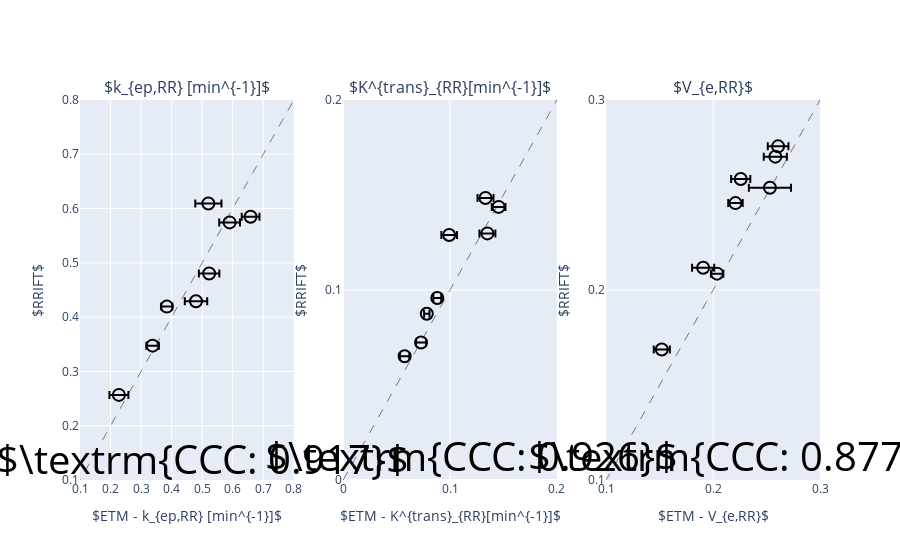

Notebook source saved alongside this figure:
### Markdown cell above
# Figure 8

### Code cell
fig = make_subplots(rows=1, cols=3, 
                    subplot_titles=(r'$k_{ep,RR} [min^{-1}]$', r'$K^{trans}_{RR}[min^{-1}]$', r'$V_{e,RR}$'))

line_colour = '#010101'

file = loadmat('fig8vars.mat')
xv1 = np.squeeze(np.asarray(np.reshape(file['xv1'], 8)))
yv1 = np.squeeze(np.asarray(np.reshape(file['yv1'], 8)))
xr1 = file['xr1']
yr1 = file['yr1']

xv2 = np.squeeze(np.asarray(np.reshape(file['xv2'], 8)))
yv2 = np.squeeze(np.asarray(np.reshape(file['yv2'], 8)))
xr2 = file['xr2']
yr2 = file['yr2']

xv3 = np.squeeze(np.asarray(np.reshape(file['xv3'], 8)))
yv3 = np.squeeze(np.asarray(np.reshape(file['yv3'], 8)))
xr3 = file['xr3']
yr3 = file['yr3']

x = cycle([xv1, xv2, xv3])
y = cycle([yv1, yv2, yv3])



# First subplot vars

y_negative1 = np.squeeze(np.asarray(np.reshape(yr1[:,0], 8)))
y_positive1 = np.squeeze(np.asarray(np.reshape(yr1[:,1], 8)))

x_negative1 = np.squeeze(np.asarray(np.reshape(xr1[:,0], 8)))
x_positive1 = np.squeeze(np.asarray(np.reshape(xr1[:,1], 8)))

# Second subplot vars

y_negative2 = np.squeeze(np.asarray(np.reshape(yr2[:,0], 8)))
y_positive2 = np.squeeze(np.asarray(np.reshape(yr2[:,1], 8)))

x_negative2 = np.squeeze(np.asarray(np.reshape(xr2[:,0], 8)))
x_positive2 = np.squeeze(np.asarray(np.reshape(xr2[:,1], 8)))

# Third subplot vars

y_negative3 = np.squeeze(np.asarray(np.reshape(yr3[:,0], 8)))
y_positive3 = np.squeeze(np.asarray(np.reshape(yr3[:,1], 8)))

x_negative3 = np.squeeze(np.asarray(np.reshape(xr3[:,0], 8)))
x_positive3 = np.squeeze(np.asarray(np.reshape(xr3[:,1], 8)))

x_positive_values = cycle([x_positive1, x_positive2, x_positive3])
x_negative_values = cycle([x_negative1, x_negative2, x_negative3])
y_positive_values = cycle([y_positive1, y_positive2, y_positive3])
y_negative_values = cycle([y_negative1, y_negative2, y_negative3])


for i in range (1, 4):
    fig.add_trace(go.Scatter(
        x=next(x),
        y=next(y),
        showlegend=False,
        hoverinfo='x+y',
        error_y=dict(
            type='data', # value of error bar given in data coordinates
            array=next(y_positive_values),
            arrayminus=next(y_negative_values),
            symmetric=False,
            visible=False,
            thickness=1),
        error_x=dict(
            type='data', # value of error bar given in data coordinates
            array=next(x_positive_values),
            arrayminus=next(x_negative_values),
            symmetric=False,
            visible=True,
            thickness=2),
        line_color=line_colour,
        mode='markers',
        marker_symbol='circle-open', marker_size=12, marker_line_width=2
    ),row=1, col=i)



# Adding the x=y dashed line on each of the three subplots

fig.append_trace(go.Scatter(x=[0,1], y=[0,1], showlegend=False, mode='lines', line={'dash': 'dash', 'color': '#000400', 'width': 0.5}), row=1, col=1)
fig.append_trace(go.Scatter(x=[0,1], y=[0,1], showlegend=False, mode='lines', line={'dash': 'dash', 'color': '#000400', 'width': 0.5}), row=1, col=2)
fig.append_trace(go.Scatter(x=[0,1], y=[0,1], showlegend=False, mode='lines', line={'dash': 'dash', 'color': '#000400', 'width': 0.5}), row=1, col=3)

# Adding the CCC text on each of the three subplots

fig.add_annotation(  
    x=0.5,
    y=0.14,
    text=r'$\textrm{CCC: 0.917}$', 
    showarrow=False, font=dict(size=40, color='black'), row=1, col=1)
fig.add_annotation(  
    x=0.12,
    y=0.013,
    text=r'$\textrm{CCC: 0.926}$',
    xref="paper", yref="paper", 
    showarrow=False, font=dict(size=40, color='black'), row=1, col=2)
fig.add_annotation(  
    x=0.22,
    y=0.113,
    text=r'$\textrm{CCC: 0.877}$',
    xref="paper", yref="paper", 
    showarrow=False, font=dict(size=40, color='black'), row=1, col=3)

    

fig.update_xaxes(title_text=r'$ETM - k_{ep,RR} [min^{-1}]$',
                 range=[0.1,0.8], 
                 tickvals=[0.1, 0.2, 0.3, 0.4, 0.5, 0.6, 0.7, 0.8],
                 row=1, col=1)
fig.update_xaxes(title_text=r'$ETM - K^{trans}_{RR}[min^{-1}]$',
                 range=[0, 0.2], 
                 tickvals=[0, 0.1, 0.2],
                 row=1, col=2)
fig.update_xaxes(title_text=r'$ETM - V_{e,RR}$',
                 range=[0.1, 0.3], 
                 tickvals=[0.1, 0.2, 0.3],
                 row=1, col=3)


fig.update_yaxes(title_text=r'$RRIFT$',
                 range=[0.1,0.8], 
                 tickvals=[0.1, 0.2, 0.3, 0.4, 0.5, 0.6, 0.7, 0.8],
                 row=1, col=1)
fig.update_yaxes(title_text=r'$RRIFT$',
                 range=[0, 0.2], 
                 tickvals=[0, 0.1, 0.2],
                 row=1, col=2)
fig.update_yaxes(title_text=r'$RRIFT$',
                 range=[0.1, 0.3], 
                 tickvals=[0.1, 0.2, 0.3],
                 row=1, col=3)


fig.show()

### Figure 1 — Plotly figure (JSON) as saved in the notebook; plotly's stock layout.template omitted (floating-point values rounded to 4 significant figures)
{"data": [{"error_x": {"array": [0.04295, 0.03668, 0.03107, 0.03402, 0.02908, 0.02056, 0.01824, 0.03354], "arrayminus": [0.04295, 0.03668, 0.03107, 0.03402, 0.02908, 0.02056, 0.01824, 0.03354], "symmetric": false, "thickness": 2, "type": "data", "visible": true}, "error_y": {"array": [0.005617, 0.01441, 0.005482, 0.008681, 0.01643, 0.003503, 0.004779, 0.00401], "arrayminus": [0.005617, 0.01441, 0.005482, 0.008681, 0.01643, 0.003503, 0.004779, 0.00401], "symmetric": false, "thickness": 1, "type": "data", "visible": false}, "hoverinfo": "x+y", "line": {"color": "#010101"}, "marker": {"line": {"width": 2}, "size": 12, "symbol": "circle-open"}, "mode": "markers", "showlegend": false, "type": "scatter", "x": [0.5203, 0.4799, 0.2274, 0.5899, 0.6586, 0.3378, 0.3843, 0.5228], "xaxis": "x", "y": [0.6092, 0.4293, 0.2567, 0.5745, 0.585, 0.3475, 0.4194, 0.4804], "yaxis": "y"}, {"error_x": {"array": [0.007304, 0.004695, 0.004416, 0.00748, 0.006383, 0.003717, 0.002519, 0.007455], "arrayminus": [0.007304, 0.004695, 0.004416, 0.00748, 0.006383, 0.003717, 0.002519, 0.007455], "symmetric": false, "thickness": 2, "type": "data", "visible": true}, "error_y": {"array": [0.001552, 0.000524, 0.001461, 0.0008573, 0.0004306, 0.0009473, 0.0008023, 0.00125], "arrayminus": [0.001552, 0.000524, 0.001461, 0.0008573, 0.0004306, 0.0009473, 0.0008023, 0.00125], "symmetric": false, "thickness": 1, "type": "data", "visible": false}, "hoverinfo": "x+y", "line": {"color": "#010101"}, "marker": {"line": {"width": 2}, "size": 12, "symbol": "circle-open"}, "mode": "markers", "showlegend": false, "type": "scatter", "x": [0.09921, 0.07294, 0.05756, 0.1332, 0.1455, 0.08811, 0.0783, 0.135], "xaxis": "x2", "y": [0.129, 0.0724, 0.06516, 0.1485, 0.1437, 0.09577, 0.08749, 0.1298], "yaxis": "y2"}, {"error_x": {"array": [0.01036, 0.007538, 0.01971, 0.008963, 0.006789, 0.009663, 0.005818, 0.01082], "arrayminus": [0.01036, 0.007538, 0.01971, 0.008963, 0.006789, 0.009663, 0.005818, 0.01082], "symmetric": false, "thickness": 2, "type": "data", "visible": true}, "error_y": {"array": [0.001605, 0.002896, 0.003929, 0.00209, 0.00347, 0.001946, 0.001526, 0.001722], "arrayminus": [0.001605, 0.002896, 0.003929, 0.00209, 0.00347, 0.001946, 0.001526, 0.001722], "symmetric": false, "thickness": 1, "type": "data", "visible": false}, "hoverinfo": "x+y", "line": {"color": "#010101"}, "marker": {"line": {"width": 2}, "size": 12, "symbol": "circle-open"}, "mode": "markers", "showlegend": false, "type": "scatter", "x": [0.1907, 0.152, 0.2532, 0.2258, 0.2209, 0.2608, 0.2038, 0.2582], "xaxis": "x3", "y": [0.2117, 0.1686, 0.2538, 0.2584, 0.2457, 0.2756, 0.2086, 0.2702], "yaxis": "y3"}, {"line": {"color": "#000400", "dash": "dash", "width": 0.5}, "mode": "lines", "showlegend": false, "type": "scatter", "x": [0, 1], "xaxis": "x", "y": [0, 1], "yaxis": "y"}, {"line": {"color": "#000400", "dash": "dash", "width": 0.5}, "mode": "lines", "showlegend": false, "type": "scatter", "x": [0, 1], "xaxis": "x2", "y": [0, 1], "yaxis": "y2"}, {"line": {"color": "#000400", "dash": "dash", "width": 0.5}, "mode": "lines", "showlegend": false, "type": "scatter", "x": [0, 1], "xaxis": "x3", "y": [0, 1], "yaxis": "y3"}], "layout": {"annotations": [{"font": {"size": 16}, "showarrow": false, "text": "$k_{ep,RR} [min^{-1}]$", "x": 0.1444, "xanchor": "center", "xref": "paper", "y": 1, "yanchor": "bottom", "yref": "paper"}, {"font": {"size": 16}, "showarrow": false, "text": "$K^{trans}_{RR}[min^{-1}]$", "x": 0.5, "xanchor": "center", "xref": "paper", "y": 1, "yanchor": "bottom", "yref": "paper"}, {"font": {"size": 16}, "showarrow": false, "text": "$V_{e,RR}$", "x": 0.8556, "xanchor": "center", "xref": "paper", "y": 1, "yanchor": "bottom", "yref": "paper"}, {"font": {"color": "black", "size": 40}, "showarrow": false, "text": "$\\textrm{CCC: 0.917}$", "x": 0.5, "xref": "x", "y": 0.14, "yref": "y"}, {"font": {"color": "black", "size": 40}, "showarrow": false, "text": "$\\textrm{CCC: 0.926}$", "x": 0.12, "xref": "x2", "y": 0.013, "yref": "y2"}, {"font": {"color": "black", "size": 40}, "showarrow": false, "text": "$\\textrm{CCC: 0.877}$", "x": 0.22, "xref": "x3", "y": 0.113, "yref": "y3"}], "xaxis": {"anchor": "y", "domain": [0, 0.2889], "range": [0.1, 0.8], "tickvals": [0.1, 0.2, 0.3, 0.4, 0.5, 0.6, 0.7, 0.8], "title": {"text": "$ETM - k_{ep,RR} [min^{-1}]$"}}, "xaxis2": {"anchor": "y2", "domain": [0.3556, 0.6444], "range": [0, 0.2], "tickvals": [0, 0.1, 0.2], "title": {"text": "$ETM - K^{trans}_{RR}[min^{-1}]$"}}, "xaxis3": {"anchor": "y3", "domain": [0.7111, 1], "range": [0.1, 0.3], "tickvals": [0.1, 0.2, 0.3], "title": {"text": "$ETM - V_{e,RR}$"}}, "yaxis": {"anchor": "x", "domain": [0, 1], "range": [0.1, 0.8], "tickvals": [0.1, 0.2, 0.3, 0.4, 0.5, 0.6, 0.7, 0.8], "title": {"text": "$RRIFT$"}}, "yaxis2": {"anchor": "x2", "domain": [0, 1], "range": [0, 0.2], "tickvals": [0, 0.1, 0.2], "title": {"text": "$RRIFT$"}}, "yaxis3": {"anchor": "x3", "domain": [0, 1], "range": [0.1, 0.3], "tickvals": [0.1, 0.2, 0.3], "title": {"text": "$RRIFT$"}}}}
